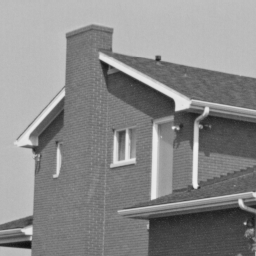
%> input picture HW2/House.png, 256 x 256 px, given in place of House.tif, which was not available
$ octave Q4.m   (GNU Octave 9; MATLAB toolbox functions it lacks are replaced by stand-ins)
%> lines starting %> are read from the running program, lines starting %| are printed output that depends on the picture; pictures that were not available may be replaced by others from this repository, and a replacement may not be noted
### HW3/NAMF.m
function DenoisedImg= NAMF(x, Ds, ds, B)

    x = double(x);
    M = x;

    N = zeros(size(x));     % indicate possible noisless pixels
    N(x~=0 & x~=255) = 1;
    f = zeros(size(x));
    f(x==0 | x==255) = 1;   % indicate possible noisy pixels

    smax = 3;               % indicate max window size 2 * smax + 1

    [xlen, ylen] =size(x);

    % noise detection and elementary elimination
    for i = 1:xlen
        for j = 1:ylen

            if N(i,j) == 0  % if x(i, j) is noisy
                s = 1;      % window size = 3 * 3
                g = N(max(i-s,1):min(i+s,xlen), max(j-s,1):min(j+s,ylen));
                num = sum(g(:));

                while num == 0 && s<smax
                    s = s+1;
                    g = N(max(i-s,1):min(i+s,xlen), max(j-s,1):min(j+s,ylen));
                    num = sum(g(:));
                end

                if s<=smax && sum(g(:)>0)

                   tmp = x(max(i-s,1):min(i+s,xlen), max(j-s,1):min(j+s,ylen));
                   Ws = 1 - f(max(i-s,1):min(i+s,xlen), max(j-s,1):min(j+s,ylen));
                   M(i,j) = sum(sum(tmp.*Ws)) / sum(sum(Ws));

                else

                   tmp = x(max(i-s,1):min(i+s,xlen), max(j-s,1):min(j+s,ylen));
                   pd = length(find(tmp == x(i,j))) / length(tmp(:));

                   if pd > B
                       f(i, j) = 0;
                       continue
                   end

                   up = max(i - 1, 1); left = max(j - 1, 1);
                   M(i,j) = median([M(up, left), M(up, j), M(i, left)]);

                end

            end
        end
    end

    y = M;

    % h prediction
    noise = sum(sum(f))/(xlen*ylen);
    hs = 4.5595 + 6.0314*noise + 2.2186*(noise^2);

    % Gaussian kernel

    I = y;
    [m,n]=size(I);
    PaddedImg = padarray(I,[Ds+ds+1,Ds+ds+1],'symmetric','both');
    PaddedV = padarray(I,[Ds,Ds],'symmetric','both');
    average=zeros(m,n);
    wmax=average;
    sweight=average;
    h2=hs*hs;
    d=(2*ds+1)^2;
    for t1=-Ds:Ds
        for t2=-Ds:Ds
            if(t1==0&&t2==0)
                continue;
            end
            Sd=integralImgSqDiff(PaddedImg,Ds,t1,t2);
            SqDist2=Sd(2*ds+2:end-1,2*ds+2:end-1)+Sd(1:end-2*ds-2,1:end-2*ds-2)...
                -Sd(2*ds+2:end-1,1:end-2*ds-2)-Sd(1:end-2*ds-2,2*ds+2:end-1);
            SqDist2=SqDist2/d;
            w=exp(-SqDist2/h2);
            v = PaddedV(1+Ds+t1:end-Ds+t1,1+Ds+t2:end-Ds+t2);
            average=average+w.*v;
            wmax=max(wmax,w);
            sweight=sweight+w;
        end
    end
    average=average+0.*I;
    average=average./(0+sweight);
    DenoisedImg = average;

    for i = 1:m
        for j = 1:n
            if f(i, j) == 0
                DenoisedImg(i, j) = y(i, j);
            end
        end
    end

end

% [5 lines left out: function integralImgSqDiff, not called in this run]

### HW3/Q4.m
close all;
clear, clc;


for i = 1:9
%
%     load('Q_4/lena.mat');
%     I = lena;
    I = (imread('Q_4/House.tif'));
%> I is the input picture: size 256x256x3 uint8; min 16, max 239, mean 138

    J = imnoise(I, 'salt & pepper', i/10);
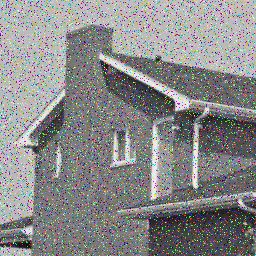
%> J: size 256x256x3 uint8; mean R, G, B 136.9, 137, 137
    O = NAMF(J, 2, 20, 0.8);
%> in NAMF, `N(x~=0 & x~=255) = 1;`:
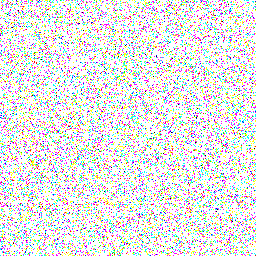
%> N: size 256x256x3 double; mean R, G, B 0.899, 0.9, 0.898
%> in NAMF, `f(x==0 | x==255) = 1;`:
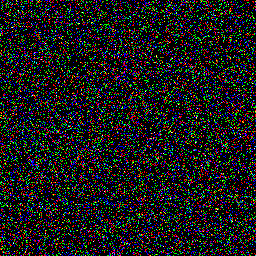
%> f: size 256x256x3 double; mean R, G, B 0.101, 0.1, 0.102
%> after the loop in NAMF, `for i = 1:xlen`: Ws = [1 1; 1 0]; num = 3; s = 1; tmp = [88 169; 90 255]
%> in NAMF, `noise = sum(sum(f))/(xlen*ylen);`: noise = [0.0335 0.0334 0.0341]
%> the run ends on the next line

$ run again, with HW2/Cameraman.png copied over HW2/House.png
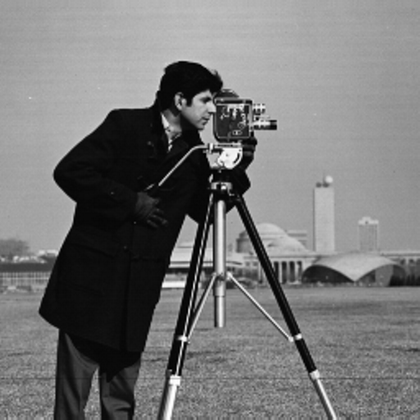
%> input picture HW2/Cameraman.png, 420 x 420 px, shrunk from 512 x 512 before the run, given in place of House.tif, which was not available
%> I is the input picture: size 420x420x3 uint8; min 0, max 255, mean 118.3
%> in NAMF, `N(x~=0 & x~=255) = 1;`:
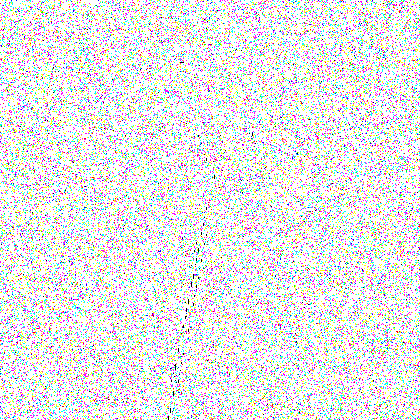
%> N: size 420x420x3 double; mean R, G, B 0.898, 0.9, 0.899
%> in NAMF, `f(x==0 | x==255) = 1;`:
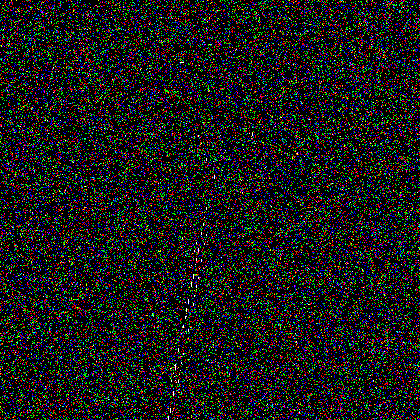
%> f: size 420x420x3 double; mean R, G, B 0.102, 0.1, 0.101
%> after the loop in NAMF, `for i = 1:xlen`: Ws = [1 1; 0 0]; num = 2; s = 1; tmp = [115 111; 0 255]
%> noise = [0.0339 0.0335 0.0336]
